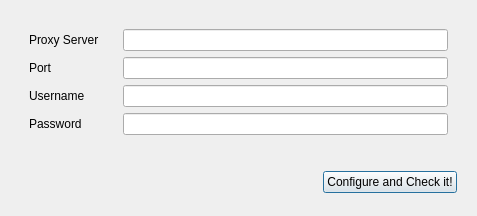
<?xml version="1.0" encoding="UTF-8"?>
<ui version="4.0">
 <class>ProxyDialog</class>
 <widget class="QDialog" name="ProxyDialog">
  <property name="geometry">
   <rect>
    <x>0</x>
    <y>0</y>
    <width>477</width>
    <height>216</height>
   </rect>
  </property>
  <property name="sizePolicy">
   <sizepolicy hsizetype="Fixed" vsizetype="Fixed">
    <horstretch>0</horstretch>
    <verstretch>0</verstretch>
   </sizepolicy>
  </property>
  <property name="windowTitle">
   <string>Proxy settings...</string>
  </property>
  <layout class="QVBoxLayout" name="verticalLayout_3">
   <item>
    <widget class="QWidget" name="widget" native="true">
     <layout class="QHBoxLayout" name="horizontalLayout_2">
      <item>
       <widget class="QWidget" name="widget_3" native="true">
        <layout class="QVBoxLayout" name="verticalLayout">
         <item>
          <widget class="QLabel" name="label">
           <property name="text">
            <string>Proxy Server</string>
           </property>
          </widget>
         </item>
         <item>
          <widget class="QLabel" name="label_2">
           <property name="text">
            <string>Port</string>
           </property>
          </widget>
         </item>
         <item>
          <widget class="QLabel" name="label_3">
           <property name="text">
            <string>Username</string>
           </property>
          </widget>
         </item>
         <item>
          <widget class="QLabel" name="label_4">
           <property name="text">
            <string>Password</string>
           </property>
          </widget>
         </item>
        </layout>
       </widget>
      </item>
      <item>
       <widget class="QWidget" name="widget_4" native="true">
        <layout class="QVBoxLayout" name="verticalLayout_2">
         <item>
          <widget class="QLineEdit" name="proxyEdit"/>
         </item>
         <item>
          <widget class="QLineEdit" name="portEdit"/>
         </item>
         <item>
          <widget class="QLineEdit" name="userEdit"/>
         </item>
         <item>
          <widget class="QLineEdit" name="passEdit"/>
         </item>
        </layout>
       </widget>
      </item>
     </layout>
    </widget>
   </item>
   <item>
    <widget class="QWidget" name="widget_2" native="true">
     <layout class="QHBoxLayout" name="horizontalLayout">
      <item>
       <spacer name="horizontalSpacer">
        <property name="orientation">
         <enum>Qt::Horizontal</enum>
        </property>
        <property name="sizeHint" stdset="0">
         <size>
          <width>299</width>
          <height>20</height>
         </size>
        </property>
       </spacer>
      </item>
      <item>
       <widget class="QPushButton" name="checkBtn">
        <property name="text">
         <string>Configure and Check it!</string>
        </property>
       </widget>
      </item>
     </layout>
    </widget>
   </item>
  </layout>
 </widget>
 <resources/>
 <connections/>
</ui>
